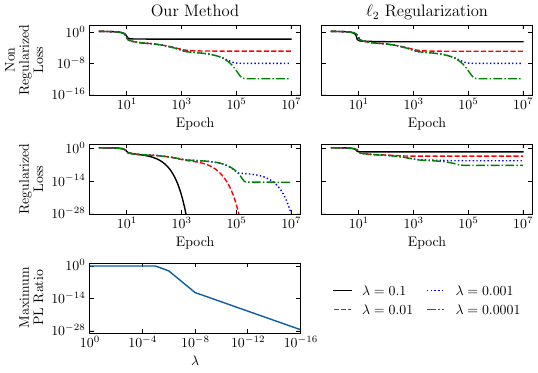

This chart was generated by the following Python code:
import matplotlib
import matplotlib.pyplot as plt
import torch


values = [1e-1, 1e-2, 1e-3, 1e-4]
labels = [r"$\lambda=0.1$", r"$\lambda=0.01$", r"$\lambda=0.001$", r"$\lambda=0.0001$"]
colors = ["k", "r", "b", "g"]
styles = ["-", "--", ":", "-."]

plt.style.use(["science"])
matplotlib.rcParams["font.family"] = ["Times New Roman"]
matplotlib.rcParams["font.size"] = 10

fig0, axs = plt.subplots(nrows=3, ncols=2, sharey="row", figsize=(5.4, 4))
(ax0, ax3), (ax1, ax4), (ax2, ax5) = axs

ax0.set_title("Our Method")
ax3.set_title(r"$\ell_2$ Regularization")

ax0.set_xlabel("Epoch")
ax1.set_xlabel("Epoch")
ax2.set_xlabel(r"$\lambda$")
ax3.set_xlabel("Epoch")
ax4.set_xlabel("Epoch")

ax2.set_xlim(1e-16, 1)

ax0.set_ylabel("Non \n Regularized \n Loss")
ax1.set_ylabel("Regularized \n Loss")
ax2.set_ylabel("Maximum \n PL Ratio")

ax0.set_ylim(1e-16, 1e2)
ax1.set_ylim(1e-28, 1e2)

for value, label, c, ls in zip(values, labels, colors, styles):
    path = "data-decays/{:.0e}.pt".format(value)
    data = torch.load(path)
    ax0.loglog(data["indices"] + 1, data["orig_loss"], label=label, c=c, ls=ls)
    ax1.loglog(data["indices"] + 1, data["surr_loss"], label=label, c=c, ls=ls)

    path = "weight-decays/{:.0e}.pt".format(value)
    data = torch.load(path)
    ax3.loglog(data["indices"] + 1, data["orig_loss"], label=label, c=c, ls=ls)
    ax4.loglog(data["indices"] + 1, data["surr_loss"], label=label, c=c, ls=ls)

pl_ratios = []
values = [1, 1e-1, 1e-2, 1e-3, 1e-4, 1e-5, 1e-6, 1e-8, 1e-10, 1e-12, 1e-14, 1e-16]

for value in values:
    path = "data-decays/{:.0e}.pt".format(value)
    data = torch.load(path)
    pl = max(2 * (value ** 2) * data["surr_loss"] / (data["surr_grad"] ** 2))
    pl_ratios.append(pl)

ax2.loglog(values, pl_ratios)
ax2.invert_xaxis()

ax4.legend(
    ncol=2,
    columnspacing=1.0,
    handlelength=1.25,
    loc="center",
    bbox_to_anchor=(0.5, -1.25),
)
ax5.axis("off")

ax0.set_yticks([1, 1e-8, 1e-16])
ax1.set_yticks([1, 1e-14, 1e-28])
ax2.set_yticks([1, 1e-14, 1e-28])

plt.subplots_adjust(left=0.17, right=0.99, wspace=0.1, hspace=0.7)
plt.savefig("plot.pdf")
